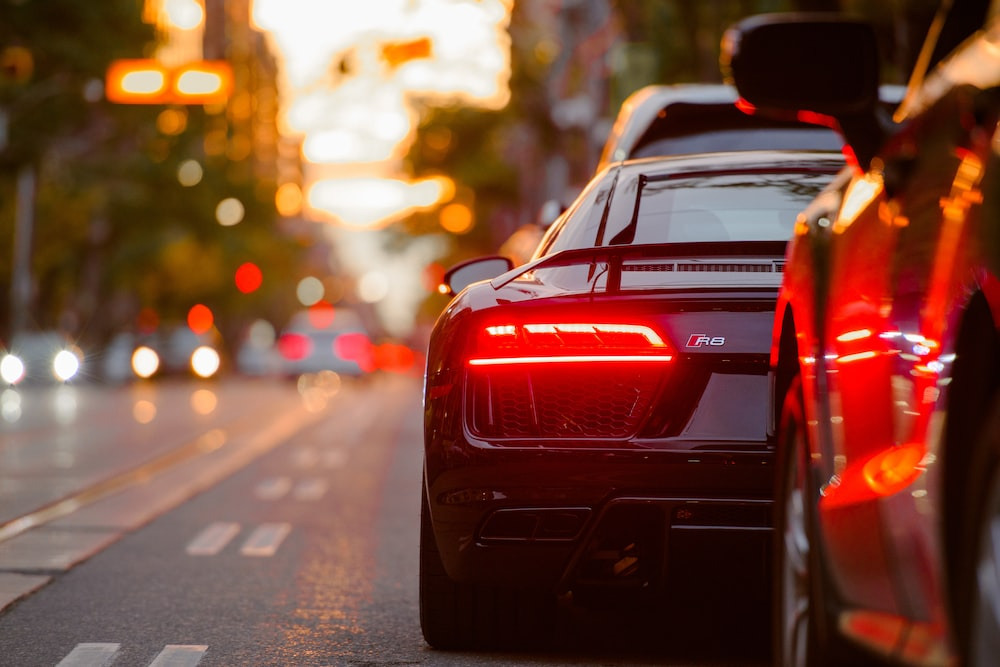
#> input picture Computer Vision/Docs/car.jpeg, 1000 x 667 px, found by its file name
$ jupyter execute '15 Direct Linear Transformation.ipynb'
#> lines starting #> are read from the running program, lines starting #| are printed output that depends on the picture; pictures that were not available may be replaced by others from this repository, and a replacement may not be noted
[cell 1]
import cv2
import numpy as np
img1 = cv2.imread("D://Computer Vision//Docs//car.jpeg")
#> img1 is the input picture: shape (667, 1000, 3); mean B, G, R 59.9, 76.3, 124.2
img2 = cv2.imread("D://Computer Vision//Docs//img.jpeg")
pts1 = np.array([[50, 50], [200, 50], [50, 200], [200, 200]])
pts2 = np.array([[100, 100], [300, 100], [100, 300], [300, 300]])
H, _ = cv2.findHomography(pts1, pts2)
dst = cv2.warpPerspective(img1, H, (img2.shape[1], img2.shape[0]))
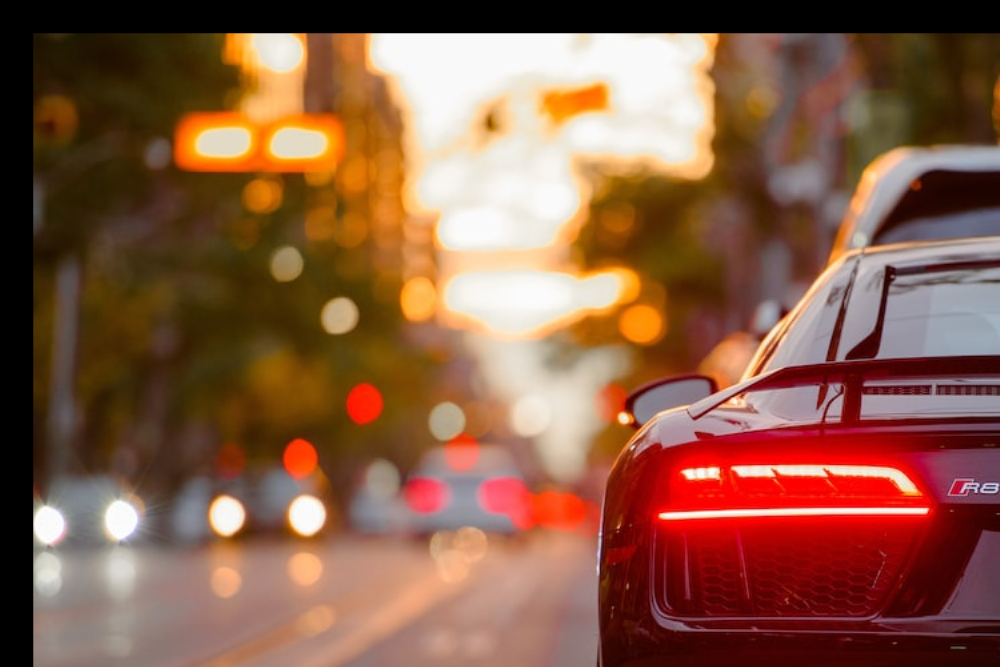
#> dst: shape (667, 1000, 3); mean B, G, R 69.8, 92.3, 136.8
img = cv2.resize(img1,(600,600))
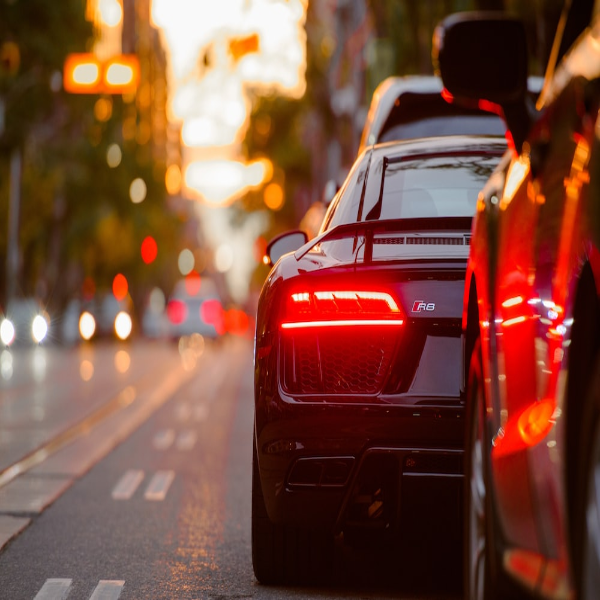
#> img: shape (600, 600, 3); mean B, G, R 59.8, 76.2, 124.1
img3 = cv2.resize(img2,(600,600))
img4 = cv2.resize(dst,(600,600))
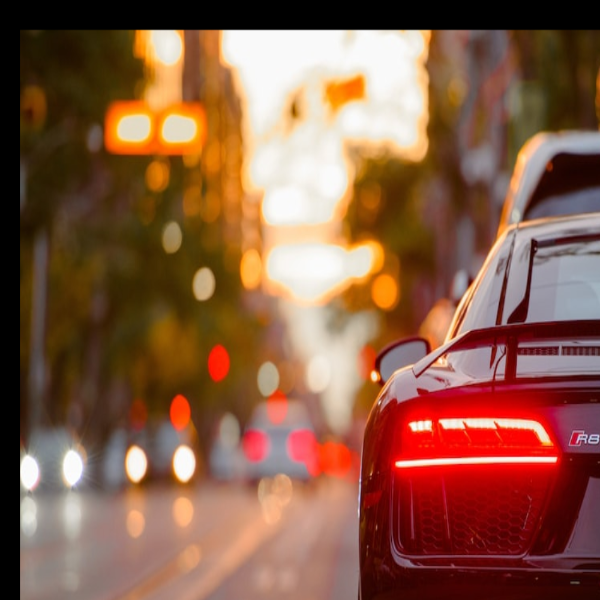
#> img4: shape (600, 600, 3); mean B, G, R 69.7, 92.1, 136.7
cv2.imshow('img1', img)
cv2.imshow('img2', img3)
cv2.imshow('dst', img4)
cv2.waitKey(0)
cv2.destroyAllWindows()
